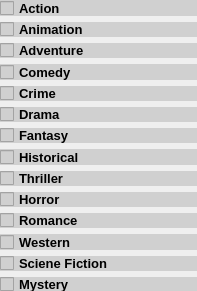
           <widget class="QWidget" name="scrollAreaWidgetContents_3">
            <property name="geometry">
             <rect>
              <x>0</x>
              <y>0</y>
              <width>197</width>
              <height>291</height>
             </rect>
            </property>
            <widget class="QWidget" name="gridLayoutWidget">
             <property name="geometry">
              <rect>
               <x>0</x>
               <y>0</y>
               <width>201</width>
               <height>313</height>
              </rect>
             </property>
             <layout class="QGridLayout" name="gridLayout_2">
              <item row="1" column="0">
               <widget class="QCheckBox" name="checkBox_3">
                <property name="font">
                 <font>
                  <pointsize>10</pointsize>
                  <weight>75</weight>
                  <bold>true</bold>
                 </font>
                </property>
                <property name="styleSheet">
                 <string notr="true">background-color: rgb(208, 208, 208);</string>
                </property>
                <property name="text">
                 <string>Animation</string>
                </property>
               </widget>
              </item>
              <item row="7" column="0">
               <widget class="QCheckBox" name="checkBox_14">
                <property name="font">
                 <font>
                  <pointsize>10</pointsize>
                  <weight>75</weight>
                  <bold>true</bold>
                 </font>
                </property>
                <property name="styleSheet">
                 <string notr="true">background-color: rgb(208, 208, 208);</string>
                </property>
                <property name="text">
                 <string>Historical</string>
                </property>
               </widget>
              </item>
              <item row="6" column="0">
               <widget class="QCheckBox" name="checkBox_7">
                <property name="font">
                 <font>
                  <pointsize>10</pointsize>
                  <weight>75</weight>
                  <bold>true</bold>
                 </font>
                </property>
                <property name="styleSheet">
                 <string notr="true">background-color: rgb(208, 208, 208);</string>
                </property>
                <property name="text">
                 <string>Fantasy </string>
                </property>
               </widget>
              </item>
              <item row="5" column="0">
               <widget class="QCheckBox" name="checkBox_6">
                <property name="font">
                 <font>
                  <pointsize>10</pointsize>
                  <weight>75</weight>
                  <bold>true</bold>
                 </font>
                </property>
                <property name="styleSheet">
                 <string notr="true">background-color: rgb(208, 208, 208);</string>
                </property>
                <property name="text">
                 <string>Drama</string>
                </property>
               </widget>
              </item>
              <item row="14" column="0">
               <widget class="QCheckBox" name="checkBox_13">
                <property name="font">
                 <font>
                  <pointsize>10</pointsize>
                  <weight>75</weight>
                  <bold>true</bold>
                 </font>
                </property>
                <property name="styleSheet">
                 <string notr="true">background-color: rgb(208, 208, 208);</string>
                </property>
                <property name="text">
                 <string>Musical</string>
                </property>
               </widget>
              </item>
              <item row="12" column="0">
               <widget class="QCheckBox" name="checkBox_11">
                <property name="font">
                 <font>
                  <pointsize>10</pointsize>
                  <weight>75</weight>
                  <bold>true</bold>
                 </font>
                </property>
                <property name="styleSheet">
                 <string notr="true">background-color: rgb(208, 208, 208);</string>
                </property>
                <property name="text">
                 <string>Sciene Fiction</string>
                </property>
               </widget>
              </item>
              <item row="9" column="0">
               <widget class="QCheckBox" name="checkBox_8">
                <property name="font">
                 <font>
                  <pointsize>10</pointsize>
                  <weight>75</weight>
                  <bold>true</bold>
                 </font>
                </property>
                <property name="styleSheet">
                 <string notr="true">background-color: rgb(208, 208, 208);</string>
                </property>
                <property name="text">
                 <string>Horror</string>
                </property>
               </widget>
              </item>
              <item row="11" column="0">
               <widget class="QCheckBox" name="checkBox_15">
                <property name="font">
                 <font>
                  <pointsize>10</pointsize>
                  <weight>75</weight>
                  <bold>true</bold>
                 </font>
                </property>
                <property name="styleSheet">
                 <string notr="true">background-color: rgb(208, 208, 208);</string>
                </property>
                <property name="text">
                 <string>Western</string>
                </property>
               </widget>
              </item>
              <item row="13" column="0">
               <widget class="QCheckBox" name="checkBox_12">
                <property name="font">
                 <font>
                  <pointsize>10</pointsize>
                  <weight>75</weight>
                  <bold>true</bold>
                 </font>
                </property>
                <property name="styleSheet">
                 <string notr="true">background-color: rgb(208, 208, 208);</string>
                </property>
                <property name="text">
                 <string>Mystery</string>
                </property>
               </widget>
              </item>
              <item row="10" column="0">
               <widget class="QCheckBox" name="checkBox_10">
                <property name="font">
                 <font>
                  <pointsize>10</pointsize>
                  <weight>75</weight>
                  <bold>true</bold>
                 </font>
                </property>
                <property name="styleSheet">
                 <string notr="true">background-color: rgb(208, 208, 208);</string>
                </property>
                <property name="text">
                 <string>Romance</string>
                </property>
               </widget>
              </item>
              <item row="2" column="0">
               <widget class="QCheckBox" name="checkBox">
                <property name="font">
                 <font>
                  <pointsize>10</pointsize>
                  <weight>75</weight>
                  <bold>true</bold>
                 </font>
                </property>
                <property name="styleSheet">
                 <string notr="true">background-color: rgb(208, 208, 208);</string>
                </property>
                <property name="text">
                 <string>Adventure</string>
                </property>
               </widget>
              </item>
              <item row="4" column="0">
               <widget class="QCheckBox" name="checkBox_5">
                <property name="font">
                 <font>
                  <pointsize>10</pointsize>
                  <weight>75</weight>
                  <bold>true</bold>
                 </font>
                </property>
                <property name="styleSheet">
                 <string notr="true">background-color: rgb(208, 208, 208);</string>
                </property>
                <property name="text">
                 <string>Crime</string>
                </property>
               </widget>
              </item>
              <item row="3" column="0">
               <widget class="QCheckBox" name="checkBox_4">
                <property name="font">
                 <font>
                  <pointsize>10</pointsize>
                  <weight>75</weight>
                  <bold>true</bold>
                 </font>
                </property>
                <property name="styleSheet">
                 <string notr="true">background-color: rgb(208, 208, 208);</string>
                </property>
                <property name="text">
                 <string>Comedy</string>
                </property>
               </widget>
              </item>
              <item row="0" column="0">
               <widget class="QCheckBox" name="checkBox_2">
                <property name="font">
                 <font>
                  <pointsize>10</pointsize>
                  <weight>75</weight>
                  <bold>true</bold>
                 </font>
                </property>
                <property name="styleSheet">
                 <string notr="true">background-color: rgb(208, 208, 208);</string>
                </property>
                <property name="text">
                 <string>Action</string>
                </property>
               </widget>
              </item>
              <item row="8" column="0">
               <widget class="QCheckBox" name="checkBox_9">
                <property name="font">
                 <font>
                  <pointsize>10</pointsize>
                  <weight>75</weight>
                  <bold>true</bold>
                 </font>
                </property>
                <property name="styleSheet">
                 <string notr="true">background-color: rgb(208, 208, 208);</string>
                </property>
                <property name="text">
                 <string>Thriller</string>
                </property>
               </widget>
              </item>
             </layout>
            </widget>
           </widget>
